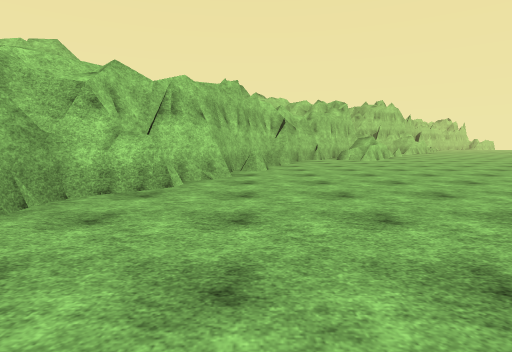
view 1 (above)

16 first-person views from a walk through a 3-D level made in the Unity game engine. The camera is 1.3 m above the floor, tilts 6° down and sees 80° across. The floor is counted in squares, 2 m on a side. Each view is taken from the middle of a square. On the plan, view 1 faces up. The plan holds only what a view shows up to about 10 squares ahead; the rest is blank. The place goes on beyond the plan. The player is left out. Surface patterns are stand-ins for the level's own textures.

view 2
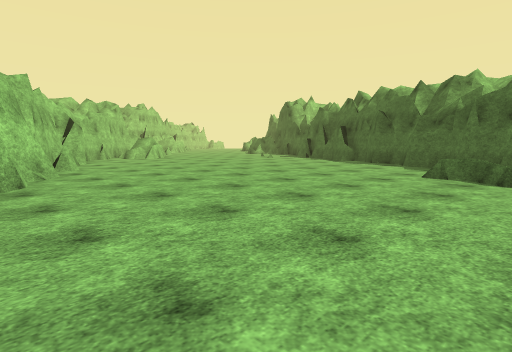

view 3
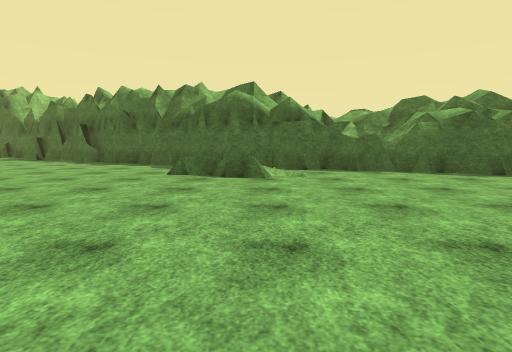

view 4
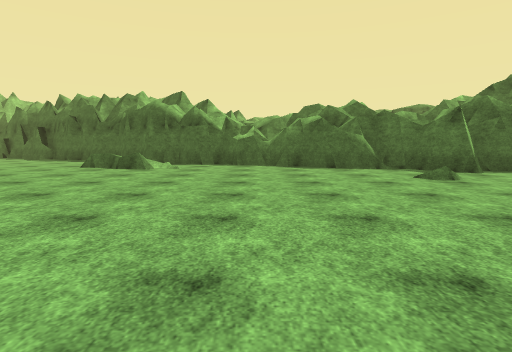

view 5
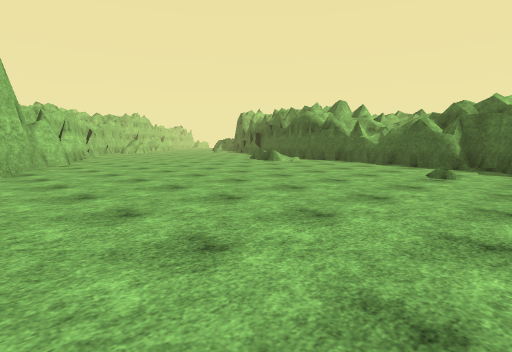

view 6
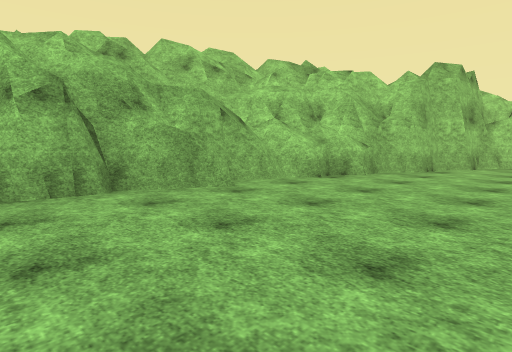

view 7
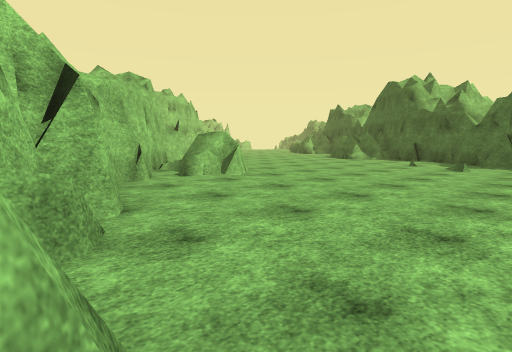

view 8
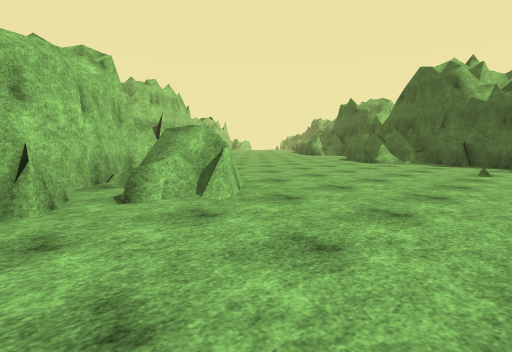

view 9
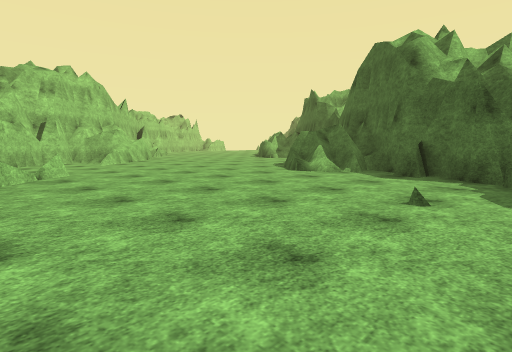

view 10
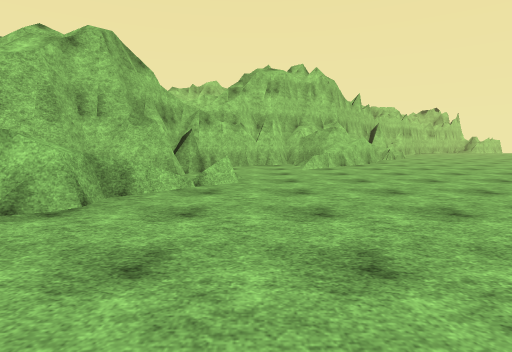

view 11
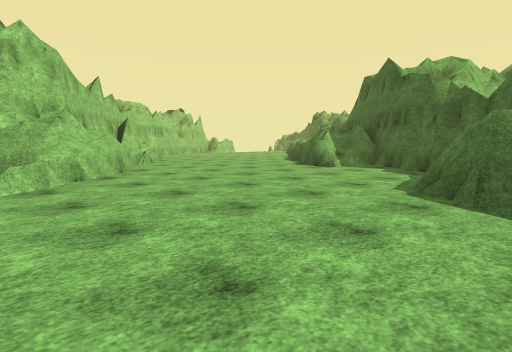

view 12
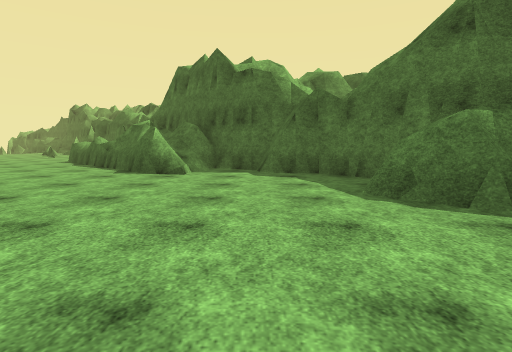

view 13
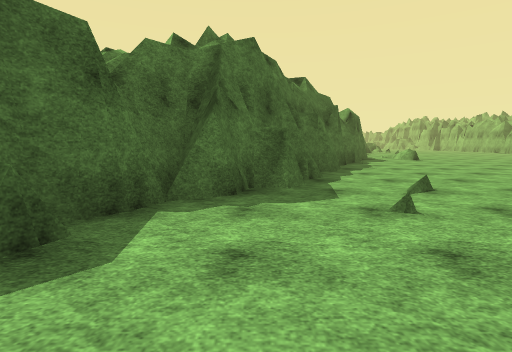

view 14
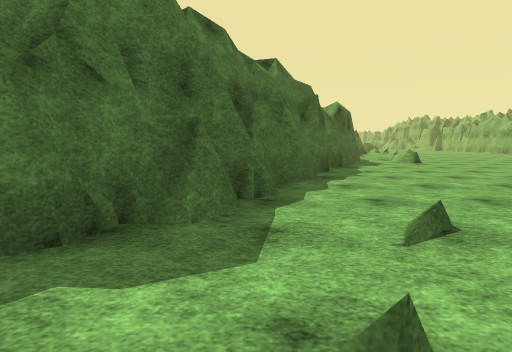

view 15
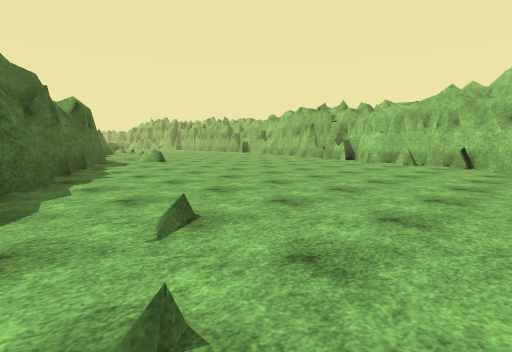

view 16
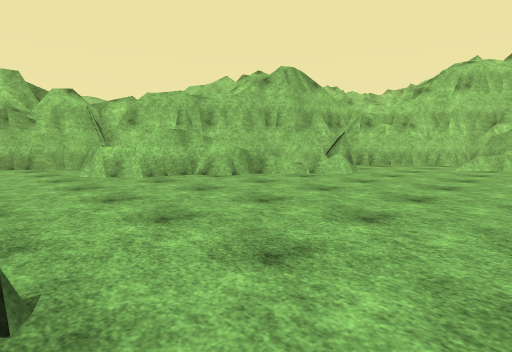

### Floor plan
Key: @ floor where view 1 was taken; # wall or solid block; . floor; = window, fence, low wall or low ledge; ^ raised ledge.
Columns run from 7 left of view 1 to 19 right of it. Each row starts with its distance up from view 1.
 22                  ###......#
 21               #####.......#
 20              ##..=......^##
 19              #..=.......###
 18              #...........#
 17             ##..........##
 16            ## =.........#
 15            # ^......##.##
 14           ###^.....=####
 13          ##^#.......##
 12         ##.=.........#
 11         #...........##
 10        ##..........##
  9        #...........#
  8       ##..........##
  7       #..........##
  6      ##..........#
  5      #..........##
  4     ##..........#
  3     #..........##
  2     #..........#
  1    ##.......=.##
  0    #...@....=.#
 -1   ##.......^.#
 -2   #..........#
 -3  ##..........#
 -4  #...........^
 -5  #..........##
 -6  #..........#
 -7 ##.........##
 -8 #..........##
 -9 #....... .##

Where each view was taken, in squares from view 1:
view 1: 0 up, 0 right, facing up
view 2: 1 down, 2 left, facing up-right
view 3: 1 down, 2 left, facing right
view 4: 4 down, 4 left, facing right
view 5: 9 down, 5 left, facing up-right
view 6: 9 down, 2 left, facing up-left
view 7: 7 up, 0 right, facing up-right
view 8: 9 up, 2 right, facing up-right
view 9: 9 up, 6 right, facing up-right
view 10: 11 up, 8 right, facing up
view 11: 14 up, 9 right, facing up-right
view 12: 17 up, 10 right, facing right
view 13: 13 up, 11 right, facing down
view 14: 11 up, 10 right, facing down
view 15: 11 up, 10 right, facing down-left
view 16: 10 up, 11 right, facing up-left
